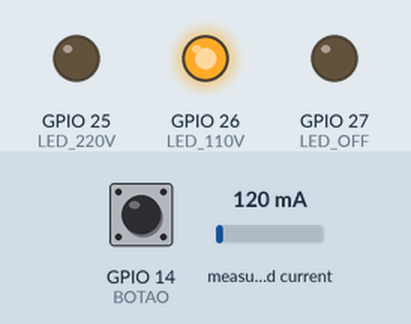
Bench run of a sketch on a simulated ESP32. On the bench: output pins drawn as LEDs (lit = HIGH). The inputs (shaded band) are chosen by the test bench; at power-on: GPIO 14 (BOTAO) HIGH, measured current 120 mA. WiFi joins after 1.5 s; servers stay silent unless stated; what the sketch prints to the serial monitor is not drawn.

Above: at 2.7 s.
2.8 s: GPIO 14 (BOTAO) pulled LOW for 0.15 s
At 4.0 s:
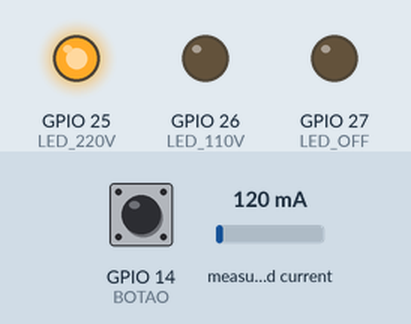
4.4 s: GPIO 14 (BOTAO) pulled LOW for 1 s
At 5.6 s:
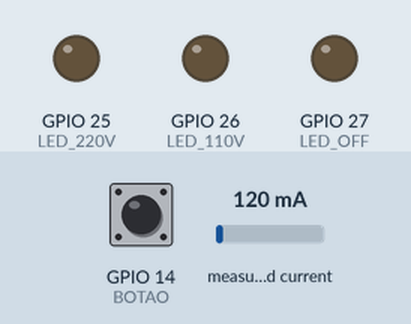
6.9 s: GPIO 14 (BOTAO) pulled LOW for 3.2 s
At 7.3 s:
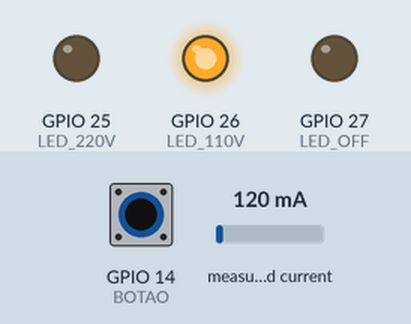
Timing chart, 0 to 9.9 s (numbered marks = the images above; inputs shaded):
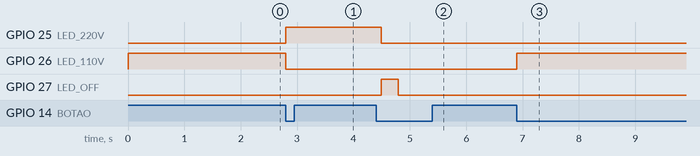

The sketch:

PK.ino
```cpp
#include <WiFi.h>
#include "EmonLib.h"  // Biblioteca para o sensor de corrente

// Suas credenciais do WiFi
#define WIFI_SSID "Augusto"
#define WIFI_PASSWORD "internet100"

// Definições de Hardware
EnergyMonitor SCT013;
const int pinSCT = 34;  // Pino ADC onde o sensor está conectado
#define BOTAO 14
#define LED_220V 25
#define LED_110V 26
#define LED_OFF 27

// Variáveis globais
int tensao = 110;
int estadoBotaoAnterior = HIGH;
int contadorTensao = 0;
const double preco_kWh = 0.80;
double Irms = 0;
double potencia = 0;
double energia_Wh = 0;
double custo = 0;
unsigned long ultimoUpdate = 0;
unsigned long intervaloUpdate = 2000;
unsigned long tempoAnterior = 0;
unsigned long tempoDesligamentoVermelho = 0;
bool vermelhoDesligando = false;

// Protótipos
void alternarTensao();
void atualizarLEDs();

void setup() {
  Serial.begin(115200);

  // Configuração do Hardware
  SCT013.current(pinSCT, 1.45);
  pinMode(BOTAO, INPUT_PULLUP);
  pinMode(LED_220V, OUTPUT);
  pinMode(LED_110V, OUTPUT);
  pinMode(LED_OFF, OUTPUT);
  atualizarLEDs();

  // Conexão WiFi (apenas para exemplo, não usado no resto do código)
  WiFi.begin(WIFI_SSID, WIFI_PASSWORD);
  Serial.print("Conectando ao WiFi");
  while (WiFi.status() != WL_CONNECTED) {
    Serial.print(".");
    delay(500);
  }
  Serial.println("\nWiFi conectado!");
  Serial.print("IP: ");
  Serial.println(WiFi.localIP());

  tempoAnterior = millis();
  Serial.println("====== INICIANDO POWERKEEPER ======");
}

void loop() {
  unsigned long agora = millis();
  alternarTensao();

  if (vermelhoDesligando && (agora - tempoDesligamentoVermelho >= 10000)) {
    digitalWrite(LED_OFF, LOW);
    vermelhoDesligando = false;
    Serial.println("LED vermelho desligado.");
  }

  if (agora - ultimoUpdate >= intervaloUpdate) {
    ultimoUpdate = agora;

    // LEITURA REAL DO SENSOR
    Irms = SCT013.calcIrms(4096);
    if (Irms < 0.160) Irms = 0;

    unsigned long tempoAtual = millis();
    unsigned long deltaTempo = tempoAtual - tempoAnterior;
    tempoAnterior = tempoAtual;

    potencia = Irms * tensao;
    if (potencia > 0) {
      // Fórmula ajustada para calcular em Watt-hora (Wh)
      energia_Wh += (potencia * (deltaTempo / 3600000.0));
    }
    if (energia_Wh < 0) energia_Wh = 0;

    // Cálculo do custo agora converte Wh para kWh
    custo = (energia_Wh / 1000.0) * preco_kWh;

    Serial.printf("CONSOLE -> Tensão: %dV | I: %.3f A | P: %.2f W | E: %.3f Wh | Custo: R$ %.2f\n",
                  tensao, Irms, potencia, energia_Wh, custo);
  }
}

// Funções auxiliares
void alternarTensao() {
  int estadoBotaoAtual = digitalRead(BOTAO);
  if (estadoBotaoAnterior == HIGH && estadoBotaoAtual == LOW) {
    contadorTensao = (contadorTensao + 1) % 3;
    switch (contadorTensao) {
      case 0: tensao = 110; break;
      case 1: tensao = 220; break;
      case 2: tensao = 0; break;
    }
    atualizarLEDs();
    Serial.printf("\n--- Botão Pressionado -> Nova Tensão: %dV ---\n\n", tensao);
    vermelhoDesligando = (tensao == 0);
    if (vermelhoDesligando) tempoDesligamentoVermelho = millis();
    delay(300);
  }
  estadoBotaoAnterior = estadoBotaoAtual;
}

void atualizarLEDs() {
  digitalWrite(LED_220V, LOW);
  digitalWrite(LED_110V, LOW);
  digitalWrite(LED_OFF, LOW);
  switch (tensao) {
    case 110: digitalWrite(LED_110V, HIGH); break;
    case 220: digitalWrite(LED_220V, HIGH); break;
    case 0: digitalWrite(LED_OFF, HIGH); break;
  }
}
```

Measured:
- after the input at 2.8 s, GPIO 25 (LED_220V): LOW → HIGH at once; GPIO 26 (LED_110V): HIGH → LOW at once
- after the input at 4.4 s, GPIO 25 (LED_220V): HIGH → LOW after 0.09 s; GPIO 27 (LED_OFF): LOW → HIGH after 0.09 s, → LOW 0.30 s later
- after the input at 6.9 s, GPIO 26 (LED_110V): LOW → HIGH at once
